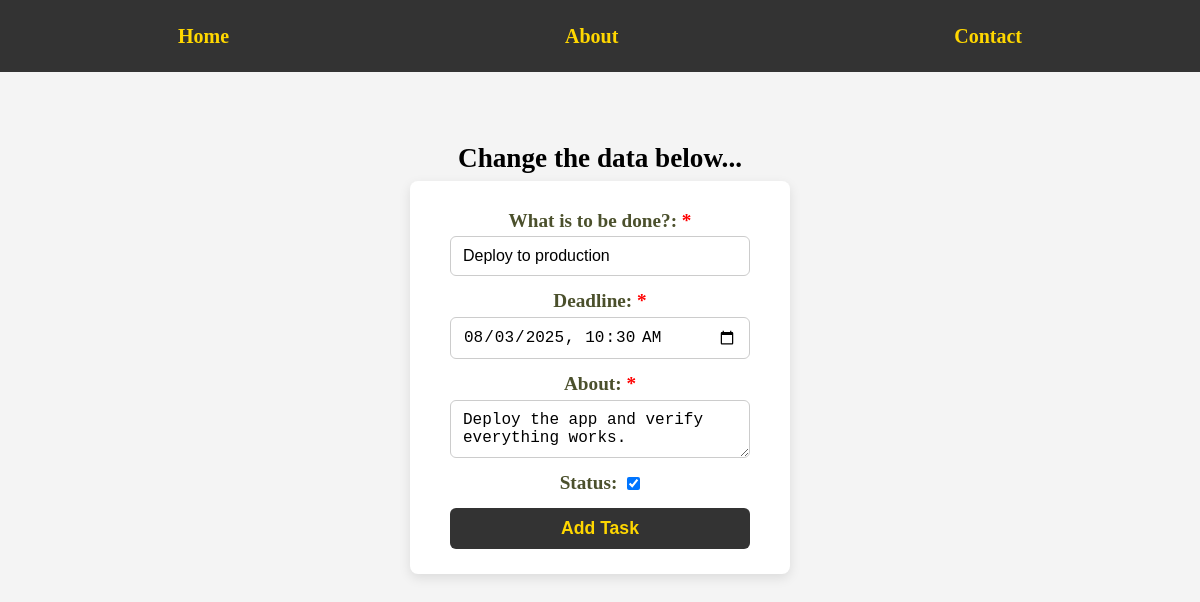
The app's page /edit-task/7 with its own data.
### task/models.py (models this page shows, shortened)
class Task(models.Model):
    title = models.CharField(max_length=100)
    deadline = models.DateTimeField()
    about = models.TextField()
    status = models.BooleanField(default=False)
    created = models.DateTimeField(auto_now_add=True)
    updated = models.DateTimeField(auto_now=True)

### task/views.py (the view)
# urls.py: path("edit-task/<int:id>", views.update_task, name='edit-task'), # Update
def update_task(request, id):
    task = get_object_or_404(Task, id=id)
    if request.method == 'POST':
        form = TaskForm(request.POST)
        if form.is_valid():
            task.title = form.cleaned_data['title']
            task.deadline = form.cleaned_data['deadline']
            task.about = form.cleaned_data['about']
            task.status = form.cleaned_data['status']
            task.save()
            return redirect('task-detail', id=id)
    else:
        form = TaskForm(initial={
            'title': task.title,
            'deadline': task.deadline,
            'about': task.about,
            'status': task.status,
        })
    context = {
        'title': 'Edit Task',
        'form': form
    }
    return render(request, 'update_task.html', context)

### task/forms.py
class TaskForm(forms.Form):
    title = forms.CharField(
        max_length=100,
        label="What is to be done?"
    )
    deadline = forms.DateTimeField(
        widget=forms.DateTimeInput(attrs={
            'type': 'datetime-local',
            }),
    )
    about = forms.CharField(
        widget=forms.Textarea(attrs={
            'cols':25,
            'rows':2,
            }),
        initial='Short description...',
    )
    status = forms.BooleanField(required=False)

### task/templates/update_task.html (shortened to what this page needs)
{% extends 'base.html' %}
{% load static %}
{% block style %}
    <link rel="stylesheet" href="{% static 'css/task_form.css' %}">
{% endblock style %}
{% block content %}
    <h1>Change the data below...</h1>
    <form method="post">
        {% for field in form %}
            <div>
                <label for="{{ field.id_for_label }}">
                        {{ field.label }}:
                    {% if field.field.required %}
                        <span style="color: red;">*</span>
                    {% endif %}
                </label>
                {{ field }}
            </div>
        {% endfor %}
        <button type="submit">Add Task</button>
    </form>
{% endblock content %}

### static/css/style.css (style rules this page uses)
* { margin: 0; padding: 0; box-sizing: border-box; }
h1 { font-size: 1.7rem; }

### task/static/css/task_form.css (style rules this page uses)
#main > form { background: white; padding: 25px 40px; border-radius: 8px; box-shadow: 0 4px 12px rgb(0 0 0 / 0.1); width: 100%; max-width: 380px; }
#main > form > div { display: flex; flex-direction: column; margin-bottom: 10px; }
#main > form > div:nth-of-type(4) { flex-direction: row; align-items: center; justify-content: center; gap: 10px; }
#main > form > div > label { font-size: 1.2rem; font-weight: 600; color: #4b502c; }
#main form > div > input, textarea { padding: 10px 12px; border-radius: 6px; border: 1px solid #ccc; font-size: 1rem; transition: border-color 0.3s ease; }
#main > form > button { padding: 10px 0; border: none; border-radius: 6px; width: 100%; background-color: #333; color: #FFD700; font-size: 1.1rem; font-weight: 600; cursor: pointer; transition: background-color 0.3s ease; }

### records on screen
Task: form "Deploy to production" "08/03/2025 10:30" "Deploy the app and verify everything works." "☑"

### other values on screen
{{ field.label }} "What is to be done?" "Deadline" "About" "Status"
